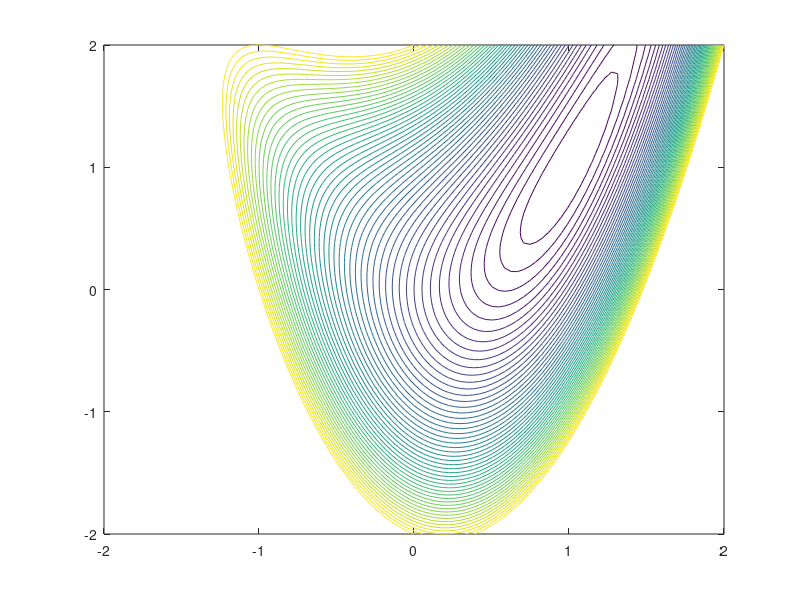

This chart was generated by the following MATLAB code: (Note: this script raises an error after producing the figure.)
x1=linspace(-2,2,100);
x2=linspace(-2,2,100);
[X1,X2]=meshgrid(x1,x2);
f =  @(x1,x2)100*((x2-x1.^2)).^2+100*(1-x1).^2;
f(X1,X2);
Z=f(X1,X2);
contour(X1,X2,Z,0:10:500)

hold on

x=[0;0];


tol=0.0001;
dx=0.01;
a=1.61803;
b=0.0005;
f =  @(x)100*((x(2)-x(1)^2))^2+100*(1-x(1))^2;

n=1;

while(1)
  x1history(n)=x(1);
  x2history(n)=x(2);
  A=0;
 S=@(x) -1*gradientlin(f,dx,x);
 ST=S(x)'
 minf=@(A) f(x+(A*ST));
 GOLD=GoldSection_1Var(minf,tol,A,a,b,10)
 
 A=GOLD(1)
 %feval(f,x)
 %feval(f,x+(A*ST))
 E=feval(f,x)-feval(f,x+(A*ST))
 p=A*ST
 x=x+p
  if abs(E)<=tol
    break
  end
  n=n+1;
  
end
n
history=[x1history' x2history']
plot(x1history,x2history)
axis([-0.5 1.5 -0.5 1.5]); 





